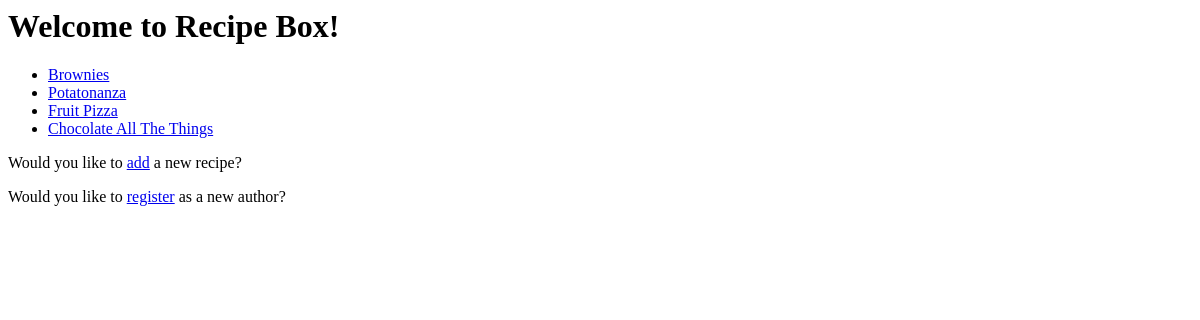
The app's page /, older data.
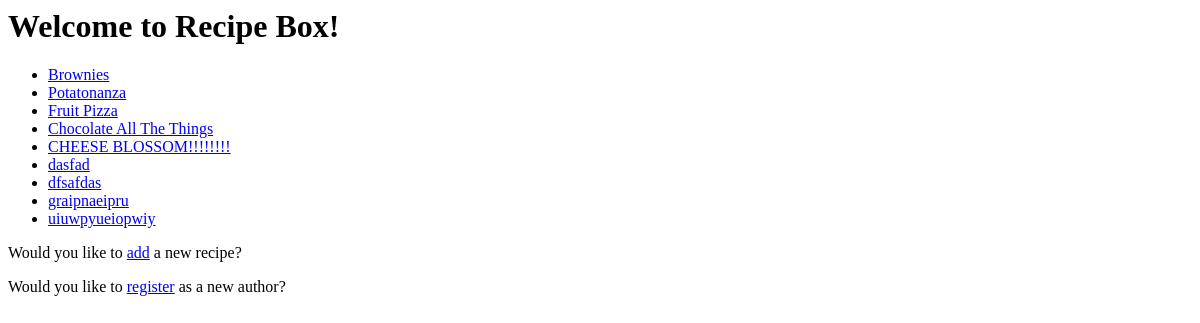
The same page, newer data.
### homepage/models.py (models this page shows, shortened)
class Recipe(models.Model):
    title = models.CharField(max_length=50)
    body = models.TextField()
    post_date = models.DateTimeField(default=timezone.now)
    author = models.ForeignKey(Author, on_delete=models.CASCADE)

### homepage/views.py (the view)
# urls.py: path('', index, name = "homepage"),
def index(request):
    my_recipes = Recipe.objects.all()
    return render(request, "index.html", {"recipes": my_recipes, "welcome_name": "SE-9"})

### templates/index.html
<div class = "container">
    <h1>Welcome to Recipe Box!</h1>
    <ul>
        {% for recipe in recipes %}
            <li>
                <a href="/recipe/{{ recipe.id }}/">{{ recipe.title }}</a>
            </li>
        {% endfor %}
    </ul>
    <p>Would you like to <a href = "/newrecipe/">add</a> a new recipe?</p>
    <p>Would you like to <a href = "/newauthor/">register</a> as a new author?</p>
</div>

Row changes from the older to the newer data that the page shows:
added Recipe: title "CHEESE BLOSSOM!!!!!!!!"
added Recipe: title "dasfad"
added Recipe: title "dfsafdas"
added Recipe: title "graipnaeipru"
added Recipe: title "uiuwpyueiopwiy"
